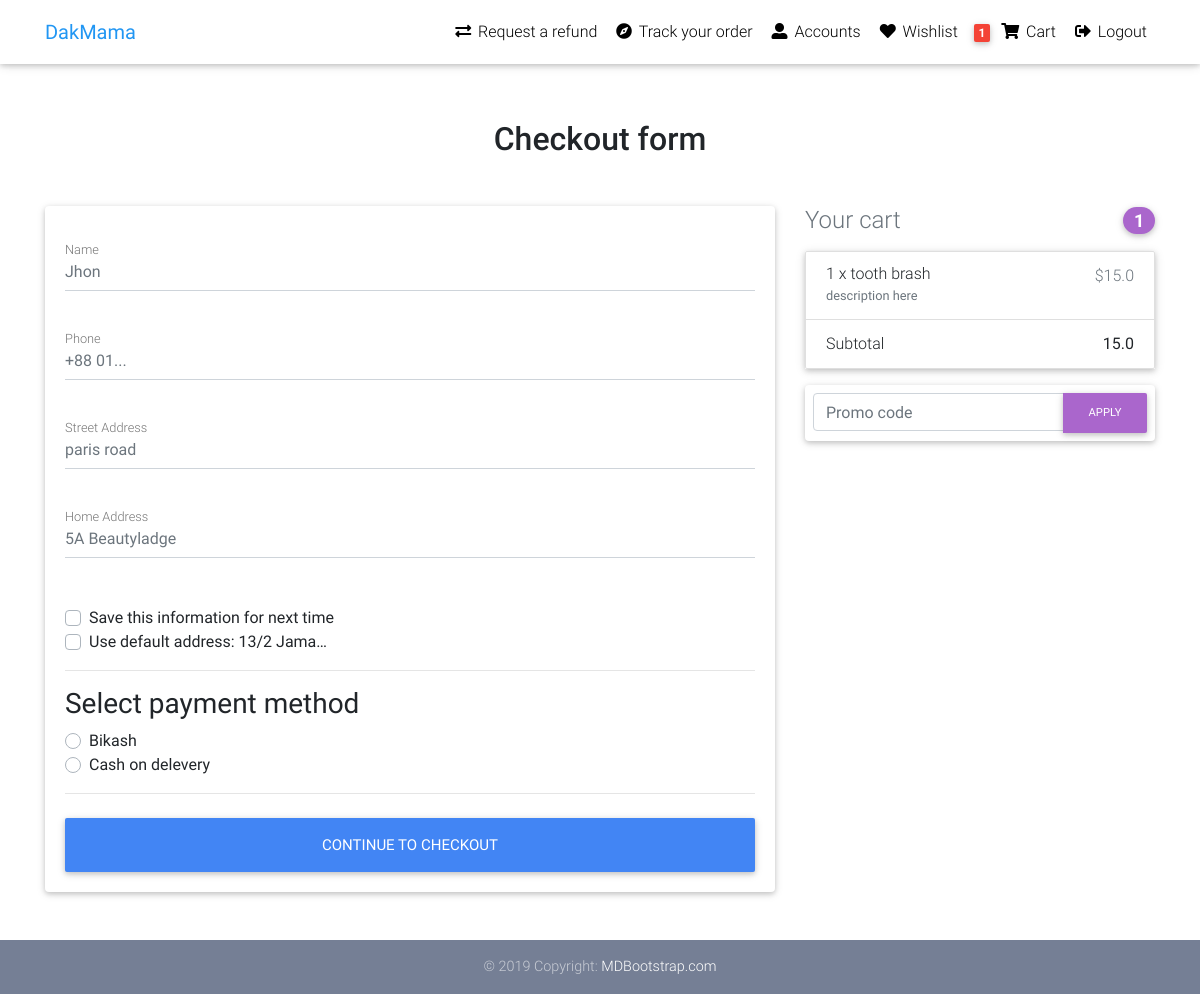
Screenshot of /checkout/ (signed in) with the database file from the repository.
### core/models.py (models this page shows, shortened)
class Order(models.Model): # store users final cart by users items on parchase time
    user = models.ForeignKey(settings.AUTH_USER_MODEL,
                             on_delete=models.CASCADE)
    items = models.ManyToManyField(Order_Item)
    ref_code = models.CharField(max_length=20)
    start_date = models.DateTimeField(auto_now_add=True)
    ordered_date = models.DateTimeField()
    ordered = models.BooleanField(default=False)
    billing_address = models.ForeignKey("BillingAddress",on_delete=models.SET_NULL,blank=True,null=True)
    payment = models.ForeignKey("Payment",on_delete=models.SET_NULL,blank=True,null=True)
    coupon = models.ForeignKey("Coupon",on_delete=models.SET_NULL,blank=True,null=True)
    being_delivered = models.BooleanField(default=False)
    received = models.BooleanField(default=False)
    refund_requested = models.BooleanField(default=False)
    refund_granted = models.BooleanField(default=False)
    def get_total(self):
        total = 0
        for order_item in self.items.all():
            total += order_item.get_final_price()
        if self.coupon:
            total -= self.coupon.amount
        return total

class BillingAddress(models.Model):
    user = models.ForeignKey(settings.AUTH_USER_MODEL,
                             on_delete=models.CASCADE)
    name = models.CharField(max_length=50)
    phone = models.CharField(max_length=21,null=True)
    street_address = models.CharField(max_length=50)
    home_address = models.CharField(max_length=50)
    default = models.BooleanField(default=False)

class Order_Item(models.Model): # like a cart you carry during shopping in the super shop
    user = models.ForeignKey(settings.AUTH_USER_MODEL,
    on_delete=models.CASCADE)
    ordered = models.BooleanField(default=False)# initialy false because you didn't pay for this item
    item = models.ForeignKey(Item,on_delete=models.CASCADE) # the product you put in the cart
    quantity = models.IntegerField(default=1) # quantity of the item in the single cart, an item would have > 1 .
    def get_total_discount_item_price(self):
        return self.quantity * self.item.discount_price
    def get_final_price(self):
        if self.item.discount_price: # discount_price field  belongs to Item model and item is the foreign key of this model,thus we can access both field
            return self.get_total_discount_item_price()
        else:
            return self.get_total_item_price()

class Item(models.Model):
    title = models.CharField(max_length=32,null=True,blank=True)
    price = models.FloatField()
    discount_price = models.FloatField(null=True,blank=True)
    category = models.CharField(choices = CATEGORY_CHOICES,max_length = 2,default='S') # get_fieldname_display - to select choiches from template - get_category_display
    label = models.CharField(choices = LABEL_CHOICES,max_length = 1,default='P') # get_label_display
    slug = models.SlugField()
    description = models.TextField(default='description here')
    image = models.ImageField(null=True,blank=True)

### core/views.py (the view, shortened to what this page needs)
# urls.py: path('checkout/',CheckoutView.as_view(),name='checkout'),
class CheckoutView(View):
    def get(self,*args,**kwargs): # here we will override the get method
        try:
            order = Order.objects.get(user=self.request.user,ordered=False)
            form = CheckoutForm()
            context = {
                'form':form,
                'coupon_form':CouponForm(),
                'order':order
            }
            dafult_address_qs = BillingAddress.objects.filter(
                user = self.request.user,
                default = True
            )
            if dafult_address_qs.exists():
                context.update({'default_address':dafult_address_qs[0]})
            return render(self.request,"checkout.html",context)
        except ObjectDoesNotExist:
            messages.warning(self.request,"You do not have an active order")
            return redirect("core:checkout")

### core/forms.py
class CheckoutForm(forms.Form):
    name = forms.CharField(widget=forms.TextInput(
        attrs={'class':'form-control','placeholder':'Jhon'}
    ),max_length=30,required=False)
    phone = forms.IntegerField(widget=forms.TextInput(
        attrs={'class':'form-control','placeholder':'+88 01...'}
    ),required=False)
    street_address = forms.CharField(widget=forms.TextInput(
        attrs={'class':'form-control','placeholder':'paris road'}
    ),max_length=120,required=False)
    home_address = forms.CharField(widget=forms.TextInput(
        attrs={'class':'form-control','placeholder':'5A Beautyladge'}
    ),max_length=120, required=False)
    use_default_address = forms.BooleanField(required=False)
    save_as_default_address = forms.BooleanField(required=False)
    payment_option = forms.ChoiceField(widget=forms.RadioSelect,choices=PAYMENT_CHOICES)

class CouponForm(forms.Form):
    code = forms.CharField(widget=forms.TextInput(
        attrs={'class':'form-control',
        'placeholder':'Promo code',
        'aria-label':'Recipient\'s username',
        'aria-describedby' : 'basic-addon2'}
    ),max_length=30,required=True)

### core/templatetags/cart_template_tag.py (called while the page is built)
@register.filter
def cart_item_count(user): # here cart_item_count will be our custome template tag
    if user.is_authenticated:
        qs = Order.objects.filter(user=user,ordered = False)
        if qs.exists():
            return qs[0].items.count()
    else:
        return 0

### templates/checkout.html (shortened to what this page needs)
{% extends "base.html" %}
{% block content %}
        {% include 'partials/_checkout_layout.html' %}
{% endblock content %}

### templates/partials/_navbar.html (shortened to what this page needs)
  {% load static %}
  {% load cart_template_tag %}
  <nav class="navbar fixed-top navbar-expand-lg navbar-light white scrolling-navbar">
    <div class="container">
      <a href="{% url 'core:home' %}" class="navbar-brand waves-effect" >
        <strong class="blue-text">DakMama</strong>
      </a>
      <div class="collapse navbar-collapse" id="navbarSupportedContent">
        <ul class="navbar-nav nav-flex-icons">
        {% if request.user.is_authenticated %}
          <li class="nav-item">
            <a href="{% url 'core:request-refund' %}" class="nav-link waves-effect">
              <i class="fas fa-exchange-alt"></i>
              <span class="clearfix d-none d-sm-inline-block">Request a refund</span>
            </a>
            </li>
            <li class="nav-item">
            <a href="{% url 'core:request-refund' %}" class="nav-link waves-effect">
              <i class="fas fa-compass"></i>
              <span class="clearfix d-none d-sm-inline-block">Track your order</span>
            </a>
            </li>
            <li class="nav-item">
            <a href="{% url 'core:request-refund' %}" class="nav-link waves-effect">
              <i class="fas fa-user-alt"></i>
              <span class="clearfix d-none d-sm-inline-block">Accounts</span>
            </a>
            </li>
            <li class="nav-item">
            <a href="{% url 'core:request-refund' %}" class="nav-link waves-effect">
             <i class="fas fa-heart"></i>
              <span class="clearfix d-none d-sm-inline-block">Wishlist</span>
            </a>
            </li>
            <li class="nav-item">
            <a href="{% url 'core:order-summary' %}" class="nav-link waves-effect">
              <span class="badge red z-depth-1 mr-1"> {{request.user|cart_item_count}}</span>
              <i class="fas fa-shopping-cart"></i>
              <span class="clearfix d-none d-sm-inline-block"> Cart </span>
            </a>
            </li>
            <li class="nav-item">
            <a class="nav-link waves-effect" href="{% url 'account_logout' %}">
            <i class="fas fa-sign-out-alt"></i>
              <span class="clearfix d-none d-sm-inline-block">Logout</span>
            </a>
          </li>
        {% endif %}
        </ul>
      </div>
    </div>
  </nav>

### templates/partials/_checkout_layout.html (shortened to what this page needs)
{% load static %}
{% load crispy_forms_tags %}
  <main>
    <div class="container wow fadeIn">
      <h2 class="my-5 h2 text-center">Checkout form</h2>
      <div class="row">
        <div class="col-md-8 mb-4">
          <div class="card">
            <form method="POST" class="card-body">
              <div class="hideable_form">
              <div class="md-form mb-5">
                {{ form.name }}
                <label for="name" class="">Name</label>
            </div>
            <div class="md-form mb-5">
              {{form.phone}}
              <label for="phone" class="">Phone</label>
            </div>
            <div class="md-form mb-5">
              {{form.street_address}}
              <label for="street" class="">Street Address</label>
            </div>
            <div class="md-form mb-5">
              {{form.home_address}}
              <label for="address-2" class="">Home Address</label>
            </div>
          <div class="custom-control custom-checkbox">
            <label class="custom-control-label" for="save_as_default_address">Save this information for next time</label>
          </div>
              </div>
            {% if default_address %}
              <div class="custom-control custom-checkbox">
                <label class="custom-control-label" for="use_default_address">Use default address: {{ default_address.home_address|truncatechars:10 }}</label>
              </div>
              {% endif %}
            <hr>
    <div class="d-block my-3">
    <h3>Select payment method</h3>
    {% for value, name  in form.fields.payment_option.choices %}
      <div class="custom-control custom-radio">
        <label class="custom-control-label" for="{{name}}">{{ name }}</label>
      </div>
      {% endfor %}
    </div>
              <hr class="mb-4">
              <button class="btn btn-primary btn-lg btn-block" type="submit">Continue to checkout</button>
            </form>
          </div>
        </div>
        {% include 'partials/order_snippets.html' %}
      </div>
    </div>
  </main>

### templates/partials/order_snippets.html (shortened to what this page needs)
{% load static %}
        <div class="col-md-4 mb-4">
          <h4 class="d-flex justify-content-between align-items-center mb-3">
            <span class="text-muted">Your cart</span>
            <span class="badge badge-secondary badge-pill">{{order.items.count}}</span>
          </h4>
          <ul class="list-group mb-3 z-depth-1">
          {% for order_item in order.items.all  %}
            <li class="list-group-item d-flex justify-content-between lh-condensed">
              <div>
                <h6 class="my-0">{{order_item.quantity}} x {{order_item.item.title}}</h6>
                <small class="text-muted">{{order_item.item.description}}</small>
              </div>
              <span class="text-muted">${{order_item.get_final_price}}</span>
            </li>
            {% endfor %}
            <li class="list-group-item d-flex justify-content-between">
              <span>Subtotal</span>
              <strong>{{order.get_total}}</strong>
            </li>
          </ul>
          <form class="card p-2" action="{% url 'core:add-coupon'%}" method = "POST">
            <div class="input-group">
              {{coupon_form.code }}
              <div class="input-group-append">
                <button class="btn btn-secondary btn-md waves-effect m-0" type="submit">Apply</button>
              </div>
            </div>
          </form>
        </div>

### templates/base.html (style rules this page uses)
html, body, header, .carousel { height: 60vh; }

### rows the page displays
BillingAddress: home_address "13/2 Jama…"
Order: items.count "1", get_total "15.0"
Order_Item: quantity "1", item "tooth brash", item.description "description here", get_final_price "15.0"

### other values shown
{{ request.user|cart_item_count }} "1"
{{ name }} "Bikash" "Cash on delevery"
